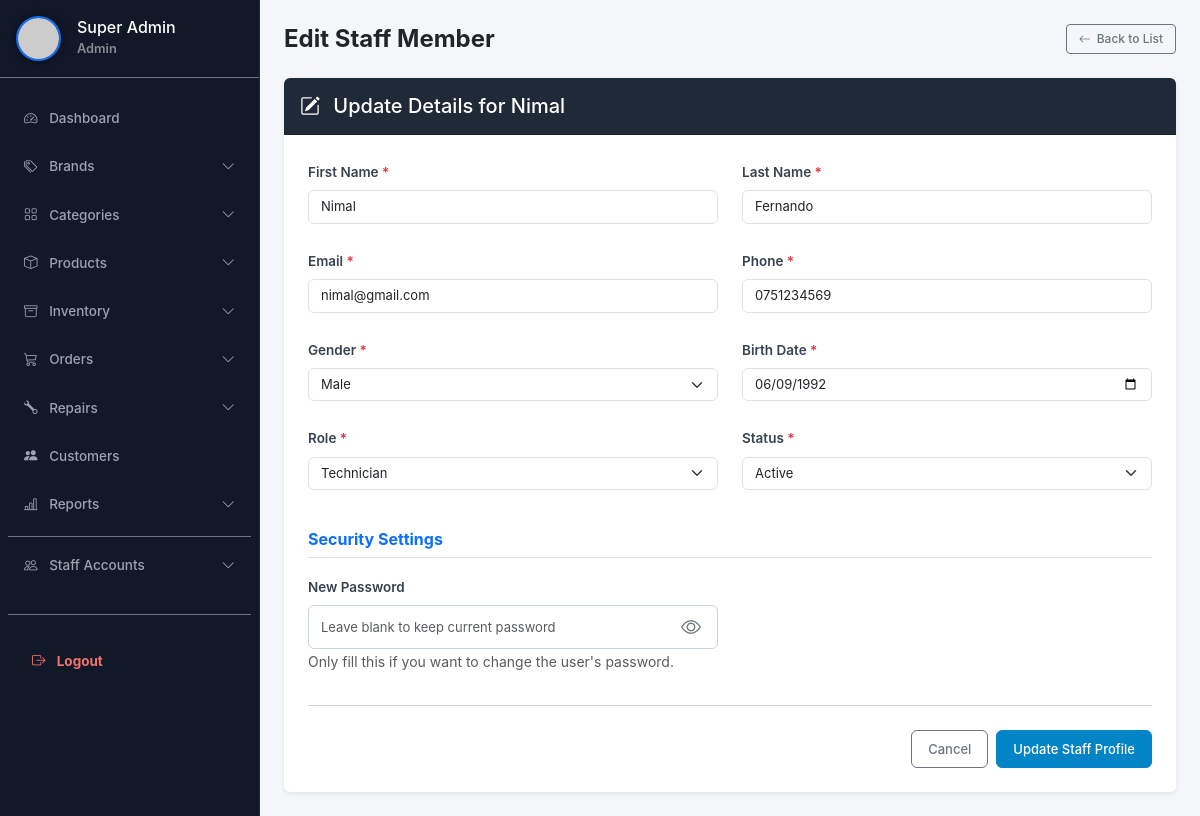
/legacy_php_backup/admin/adm_edit_staff.php?id=7 (signed in), run on the app's committed database.
### tables this page shows
CREATE TABLE `staff_users` (
  `id` int(11) NOT NULL AUTO_INCREMENT,
  `first_name` varchar(50) NOT NULL,
  `last_name` varchar(50) NOT NULL,
  `email` varchar(100) NOT NULL,
  `phone` varchar(20) NOT NULL,
  `gender` enum('Male','Female') NOT NULL,
  `birth_date` date NOT NULL,
  `role` enum('Admin','Sales person','Technician') NOT NULL,
  `status` enum('Active','Inactive') NOT NULL,
  `password` varchar(255) NOT NULL,
  `created_at` timestamp NOT NULL DEFAULT current_timestamp(),
  `updated_at` timestamp NOT NULL DEFAULT current_timestamp() ON UPDATE current_timestamp(),
  PRIMARY KEY (`id`),
  UNIQUE KEY `unique_email` (`email`)
);

### legacy_php_backup/admin/adm_edit_staff.php (the view, shortened to what this page needs)
<?php
include("../includes/admin/auth_admin.php");
include("../includes/admin/header.php");
?>
<?php
$id = isset($_GET['id']) ? intval($_GET['id']) : 0;
$stmt = $conn->prepare("SELECT * FROM staff_users WHERE id = ?");
$stmt->bind_param("i", $id);
$stmt->execute();
$result = $stmt->get_result();
$row = $result->fetch_assoc();
?>
<div class="container-fluid">
    <div class="row">
        <?php include '../includes/admin/sidebar.php'; ?>
        <div class="col-md-10 p-4">
            <div class="d-flex justify-content-between align-items-center mb-4">
                <h4 class="mb-0 fw-bold">Edit Staff Member</h4>
                <a href="adm_view_staff.php" class="btn btn-outline-secondary btn-sm"><i class="bi bi-arrow-left"></i> Back to List</a>
            </div>
            <div class="card shadow-sm border-0">
                <div class="card-header card-header-dark py-3">
                    <h5 class="mb-0"><i class="bi bi-pencil-square me-2"></i> Update Details for <?= htmlspecialchars($row['first_name']) ?></h5>
                </div>
                <div class="card-body p-4">
                    <form action="adm_update_staff.php" method="POST" class="confirm-submit" data-confirm-message="Are you sure you want to update this staff profile?">
                        <div class="row">
                            <div class="col-md-6 mb-4">
                                <label class="form-label">First Name <span class="required-asterisk">*</span></label>
                                <input type="text" name="first_name" class="form-control" value="<?= htmlspecialchars($row['first_name']); ?>" pattern="^[a-zA-Z\s]+$" minlength="2" maxlength="50" title="Only letters and spaces allowed (2-50 characters)" required>
                            </div>
                            <div class="col-md-6 mb-4">
                                <label class="form-label">Last Name <span class="required-asterisk">*</span></label>
                                <input type="text" name="last_name" class="form-control" value="<?= htmlspecialchars($row['last_name']); ?>" pattern="^[a-zA-Z\s]+$" minlength="2" maxlength="50" title="Only letters and spaces allowed (2-50 characters)" required>
                            </div>
                            <div class="col-md-6 mb-4">
                                <label class="form-label">Email <span class="required-asterisk">*</span></label>
                                <input type="email" name="email" class="form-control" value="<?= htmlspecialchars($row['email']); ?>" required>
                            </div>
                            <div class="col-md-6 mb-4">
                                <label class="form-label">Phone <span class="required-asterisk">*</span></label>
                                <input type="text" name="phone" class="form-control" value="<?= htmlspecialchars($row['phone']); ?>" pattern="^0[0-9]{9}$" title="Must be exactly 10 digits starting with 0" required>
                            </div>
                            <div class="col-md-6 mb-4">
                                <label class="form-label">Gender <span class="required-asterisk">*</span></label>
                                <select name="gender" class="form-select" required>
                                    <option value="Male" <?= ($row['gender'] == "Male") ? "selected" : ""; ?>>Male</option>
                                </select>
                            </div>
                            <div class="col-md-6 mb-4">
                                <label class="form-label">Birth Date <span class="required-asterisk">*</span></label>
                                <?php $max_date = date('Y-m-d', strtotime('-18 years')); ?>
                                <input type="date" name="birth_date" class="form-control" value="<?= $row['birth_date']; ?>" max="<?php echo $max_date; ?>" title="Staff member must be at least 18 years old" required>
                            </div>
                            <div class="col-md-6 mb-4">
                                <label class="form-label">Role <span class="required-asterisk">*</span></label>
                                <select name="role" class="form-select" required>
                                    <option value="Technician" <?= ($row['role'] == "Technician") ? "selected" : ""; ?>>Technician</option>
                                </select>
                            </div>
                            <div class="col-md-6 mb-4">
                                <label class="form-label">Status <span class="required-asterisk">*</span></label>
                                <select name="status" class="form-select" required>
                                    <option value="Active" <?= ($row['status'] == "Active") ? "selected" : ""; ?>>Active</option>
                                </select>
                            </div>
                            <div class="col-12 mt-3">
                                <h6 class="text-primary fw-bold mb-3 border-bottom pb-2">Security Settings</h6>
                            </div>
                            <div class="col-md-6 mb-4">
                                <label class="form-label">New Password</label>
                                <div class="input-group password-group">
                                    <input type="password" name="new_password" id="new_password" class="form-control border-0" placeholder="Leave blank to keep current password" minlength="8" style="box-shadow: none;">
                                    <button class="btn btn-outline-secondary border-0 bg-transparent text-secondary" type="button" onclick="togglePassword()" style="box-shadow: none; height: auto !important; margin: 0 !important;">
                                        <i class="bi bi-eye fs-5" id="toggleIcon"></i>
                                    </button>
                                </div>
                                <small class="text-muted">Only fill this if you want to change the user's password.</small>
                            </div>
                        </div>
                        <hr class="text-muted mt-2 mb-4">
                        <div class="d-flex justify-content-end gap-2">
                            <a href="adm_view_staff.php" class="btn btn-outline-secondary px-4">Cancel</a>
                            <button type="submit" class="btn btn-primary px-4">Update Staff Profile</button>
                        </div>
                    </form>
                </div>
            </div>
        </div>
    </div>
</div>
<?php include_once('../includes/components/confirmation.php'); ?>
<?php include '../includes/admin/footer.php'; ?>

### assets/css/admin.css (style rules this page uses)
body { font-family: 'Inter', sans-serif; background-color: #f4f6f9; }
.col-md-10 { width: calc(100% - 260px) !important; flex: 0 0 calc(100% - 260px) !important; max-width: calc(100% - 260px) !important; }
.card-header-dark { background-color: #1f2937; color: white; border-radius: 6px 6px 0 0 !important; }
.form-label { font-size: 13.5px; font-weight: 600; color: #374151; }
.required-asterisk { color: #dc3545; }
.btn { font-size: 13px !important; padding: 6px 16px !important; border-radius: 6px !important; font-weight: 500 !important; transition: all 0.2s ease-in-out !important; height: 38px !important; display: inline-flex !important; align-items: center !important; justify-content: center !important; gap: 6px !important; }
.btn-sm { font-size: 12px !important; padding: 4px 12px !important; border-radius: 4px !important; height: 30px !important; }
.btn-primary, .btn-success, .btn-dark, .btn-info { background-color: #0284c7 !important; border-color: #0284c7 !important; color: #ffffff !important; }
.form-control, .form-select { font-size: 13px !important; padding: 6px 12px !important; border-radius: 6px !important; }

### legacy_php_backup/admin/adm_edit_staff.php (style rules this page uses)
.password-group { border: 1px solid #cbd5e1 !important; border-radius: 6px !important; overflow: hidden; background-color: #fff; transition: border-color 0.15s ease-in-out, box-shadow 0.15s ease-in-out; }

### data on the page
staff_users: first_name "Nimal", last_name "Fernando", email "nimal@gmail.com", phone "0751234569", gender "Male", birth_date "06/09/1992", role "Technician", status "Active"

### other printed values
$admin_name "Super Admin"
$admin_role "Admin"
